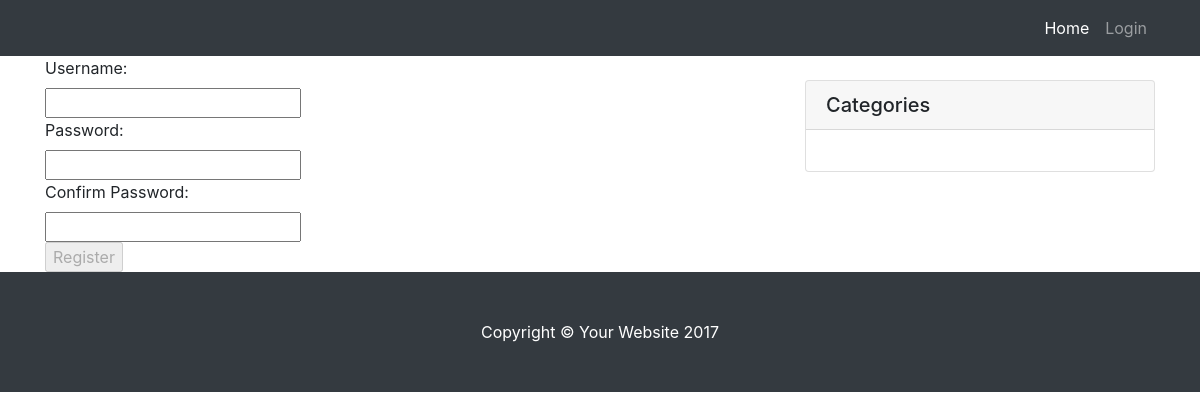
The page /register/ on the database as committed earlier.
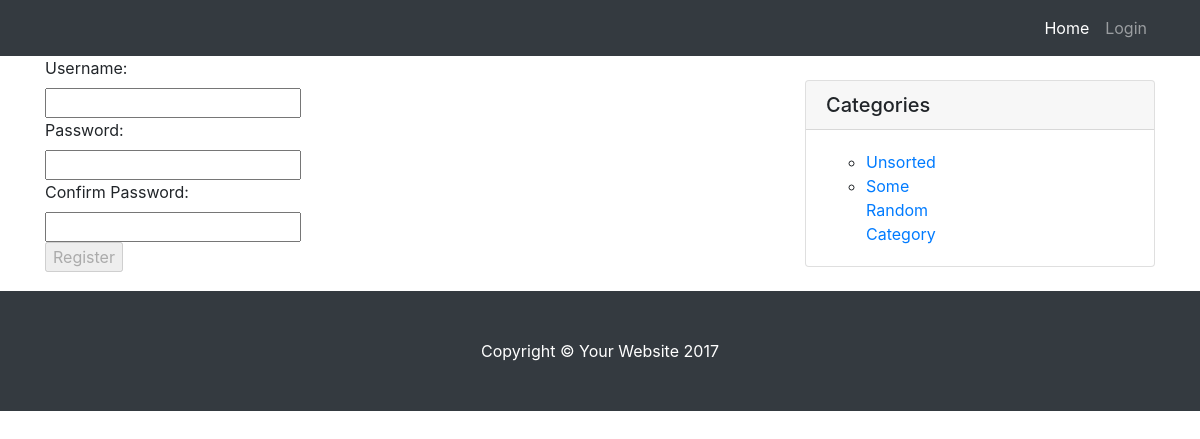
The same page on the database as committed later.
### blog/models.py (models this page shows, shortened)
class Category(models.Model):
    name = models.CharField(max_length=50)
    slug = models.SlugField(blank=True, null=True, unique=True)
    class Meta:
        verbose_name_plural = 'Categories'

### blog/views.py (the view)
# urls.py: path('register/', b_views.register, name='register'),
def register(request):
    if request.method == 'POST':
        user = User()
        user.username = request.POST.get('username')
        user.set_password(request.POST.get('password'))
        user.save()
        return HttpResponseRedirect('/')
    return render(request, 'blog/register.html', {})

### blog/templatetags/blog_tags.py (called while the page is built)
@register.simple_tag
def category_list():
    cat = Category.objects.all()
    html = render_to_string('blog/_category_list.html', {'cat': cat})
    return mark_safe(html)

### blog/templates/blog/register.html (shortened to what this page needs)
{% extends 'base.html' %}
{% block content %}
    <div class="row">
        <div class="col-lg-8">
            <form action="{% url 'register' %}" method="post" enctype="multipart/form-data">
                <label for="username">Username:</label><br>
                <input type="text" name="username" id="username">
                <br>
                <label for="password">Password:</label><br>
                <input type="password" name="password" id="password">
                <br>
                <label for="passwordConfirm">Confirm Password:</label><br>
                <input type="password" name="passwordConfirm" id="passwordConfirm">
                <br>
                <input type="submit" value="Register" id="subBtn" disabled>
            </form>
        </div>
        {% include '_side_bar.html' %}
    </div>
{% endblock %}

### blog/templates/blog/_category_list.html
<ul>
    {% for c in cat %}
        <li>
            <a href="{% url 'category_list' c.slug %}">{{ c.name }}</a>
        </li>
    {% endfor %}
</ul>

Rows that differ between the two databases and show on the page:
added Category: name "Unsorted"
added Category: name "Some Random Category"
